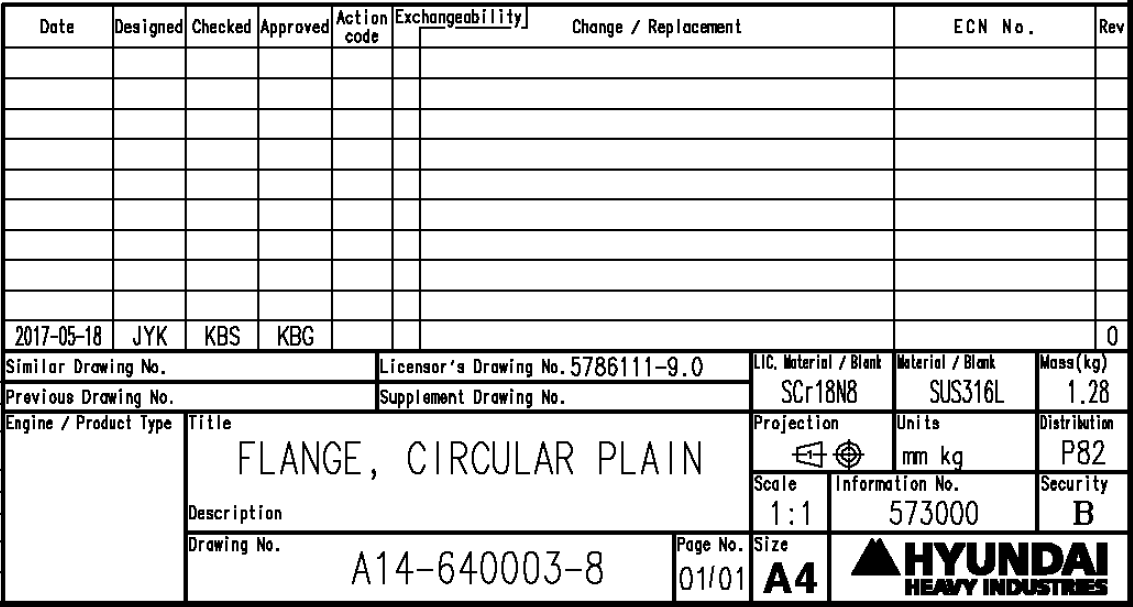
#> input picture input_doc/test_title_01.png, 1133 x 607 px, found by its file name
$ jupyter execute --allow-errors extract_title_block_hallusination.ipynb
#> lines starting #> are read from the running program, lines starting #| are printed output that depends on the picture
#| 모델 입력 크기: 1133x607 px
> 📘 **전체 방법·이슈 정리:** [`DRAWING_EXTRACTION_GUIDE.md`](./DRAWING_EXTRACTION_GUIDE.md)
> 표제란 5필드 추출(섹션 1~5), 단일 `cell` YOLO 매핑(섹션 6), 치수·공차·GD&T·반경 OBB 파이프라인(섹션 7)과
> 학습 셋업(`drawing_obb.yaml`, `train_obb.py`)·주의사항을 한 문서로 정리해 두었습니다.

# Drawing Title-Block Extraction with Qwen2.5-VL-7B — ⚠️ 베이스라인(환각 비교용)

Extracts five fields from an engineering-drawing title block into strict JSON:
**Title, Drawing No., LIC. Material, Material, Rev**.

> ⚠️ **이 노트북은 환각(hallucination) 비교용 베이스라인입니다.**
> 표제란 크롭/확대(ROI), Rev 전용 크롭, LIC. Material 빈칸 판별 등
> 환각을 줄이기 위한 전처리 장치를 **모두 제거**하고, **원본 이미지 전체**를
> 그대로 모델에 넣어 5개 필드를 한 번에 읽습니다. 따라서 좁은 Rev 열 누락,
> 빈 칸에 옆 값 복사 등 환각이 그대로 나타날 수 있습니다.
> (전처리 적용 버전은 `extract_title_block.ipynb` 참고)

- Reads each cell **verbatim** (text as printed on the drawing).
- Applies a case-only fix for known material codes (e.g. `SCR18N8` -> `SCr18N8`).
- The model is loaded **once** (section 3); re-run `extract()` for any number of images.

Run with the `kardi_env` kernel.

## 1. Imports & configuration

[cell 1]
import json
import os
import re

import torch
from PIL import Image
# Qwen2.5-VL 모델 클래스와 전처리기(프로세서)를 가져온다.
from transformers import AutoProcessor, Qwen2_5_VLForConditionalGeneration
# 이미지/비디오 입력을 모델이 받을 수 있는 형태로 변환해 주는 Qwen 전용 유틸.
from qwen_vl_utils import process_vision_info

# 프로젝트 경로 / 모델 ID / 기본 입력 이미지 경로 설정.
PROJECT_DIR = "/home/jhkim/projects/Title_Qwen_VL_25_7B"
MODEL_ID = "Qwen/Qwen2.5-VL-7B-Instruct"  # 사용할 비전-언어 모델

# 입력 도면 이미지는 input_doc/ 에서 읽고, 추출 결과 JSON 은 output/ 에 저장한다.
INPUT_DIR = os.path.join(PROJECT_DIR, "input_doc")   # 입력 도면 이미지 폴더
OUTPUT_DIR = os.path.join(PROJECT_DIR, "output")     # 추출 결과 JSON 폴더
os.makedirs(OUTPUT_DIR, exist_ok=True)               # 없으면 생성

DEFAULT_IMAGE = os.path.join(INPUT_DIR, "test_title_02.png")  # 기본 테스트 이미지(표제란)

# ※ 이 노트북은 '환각(hallucination) 비교용' 베이스라인 버전입니다.
#   표제란 크롭/확대(ROI), Rev 전용 크롭, LIC. Material 빈칸 판별 등
#   환각을 줄이기 위한 전처리 장치를 모두 제거하고, '원본 이미지 전체'를
#   그대로 모델에 넣어 5개 필드를 한 번에 읽게 합니다.

## 2. Prompt & helper functions

[cell 2]
# ── 모델에 보낼 지시문(프롬프트) ─────────────────────────────────────────────
# 도면 표제란(title block)에서 5개 필드를 추출해 "엄격한 JSON" 형식으로만
# 출력하도록 모델에게 지시한다. 핵심 규칙:
#   - 지정한 5개 키만 사용 (Title, Drawing No., LIC. Material, Material, Rev)
#   - 도면에 인쇄된 글자를 그대로(verbatim) 옮길 것 (★공백·괄호까지 보존)
#   - "Rev"는 맨 오른쪽 'Rev' 열에 세로로 쌓인 '모든' 값을 위→아래 배열로 (예: ["1","0"])
#     ※ 맨 아래(최신) 값 하나만 반환하지 말 것
#   - 별도의 "Security" 칸 값(예: "B")과 혼동 금지
#   - 찾지 못한 필드는 null / JSON 객체만 출력 (마크다운/설명 금지)
PROMPT = (
    "This image is the title block of a mechanical engineering drawing.\n"
    "Extract exactly the following five fields and return them as strict JSON:\n"
    '  "Title"         - the part/drawing title (the large text in the "Title" cell)\n'
    '  "Drawing No."   - the drawing number (the "Drawing No." cell)\n'
    '  "LIC. Material" - the value in the "LIC. Material / Blank" cell\n'
    '  "Material"      - the value in the "Material / Blank" cell '
    '(the one WITHOUT the "LIC." prefix)\n'
    '  "Rev"           - The far-right column titled "Rev" can contain MULTIPLE '
    'revision values stacked vertically (one per revision row). Return EVERY value '
    'present in that column as a JSON array of strings, ordered TOP to BOTTOM '
    '(e.g. if the column shows 1 above 0, return ["1","0"]). '
    'Read each revision row and include its Rev value -- do NOT return only the '
    'latest/bottom value, and do NOT collapse them into one. '
    'Each entry is a single digit/letter. If there is genuinely only one value, '
    'return a 1-element array (e.g. ["0"]). '
    'Do NOT use the separate "Security" cell value (e.g. "B") for this field.\n'
    "Rules:\n"
    "- Use these exact JSON keys: \"Title\", \"Drawing No.\", "
    "\"LIC. Material\", \"Material\", \"Rev\".\n"
    "- Copy the text VERBATIM as printed, preserving every space and punctuation "
    "mark EXACTLY. Keep the space before '(' and the spaces inside the text "
    '(e.g. "FLANGE (JIS 1K-1000A)" -- do NOT output "FLANGE(JIS1K-1000A)"). '
    "Never remove, add, or normalize spaces.\n"
    "- If a field cannot be found, set its value to null.\n"
    "- Output ONLY the JSON object. No markdown fences, no explanation."
)

# ── 알려진 재질 코드의 표준(정식) 철자 목록 ──────────────────────────────────
# 모델 OCR 결과가 아래 값과 "대소문자만 다르게" 일치하면 표준 철자로 교정한다.
# 이 보정은 오직 '대소문자'만 바꾸며, 글자 자체(문자 구성)는 절대 바꾸지 않는다.
# 목록에 없는 값은 그대로 통과시킨다. 새 코드는 여기에 추가하면 된다.
CANONICAL_MATERIALS = [
    "SCr18N8",
    "SUS316L",
    "SCrNi",
]


# [23 lines left out: functions fix_material_case, parse_json, not called in this run]

## 3. Load the model (run once)

First run downloads/loads ~16.5 GB across 5 shards (~1-2 min).

[cell 3]
print(f"Loading {MODEL_ID} ...")
# 모델 로드: torch_dtype="auto"는 가중치에 맞는 정밀도 자동 선택,
# device_map="auto"는 사용 가능한 GPU(들)에 자동으로 레이어를 배치한다.
#> (the rest of this cell did not finish here and is left out)

## 4. Extraction function

[cell 4]
def extract(image_path=DEFAULT_IMAGE, save=True):
    """도면(표제란) 이미지 1장에서 표제란 필드를 추출해 dict로 반환한다.

    ※ 환각 비교용 베이스라인: 크롭/확대/Rev·LIC 전용 읽기 없이
       '원본 이미지 전체'를 그대로 모델에 넣어 5개 필드를 한 번에 읽는다.
    """
    if not os.path.isfile(image_path):
        raise FileNotFoundError(image_path)

    # ── 0) 입력 이미지 준비 (크롭/확대 없이 원본 그대로) ─────────────────
    image = Image.open(image_path).convert("RGB")

    # ── 1) 대화 메시지 구성: 원본 이미지 + 텍스트 프롬프트 ───────────────
    messages = [
        {
            "role": "user",
            "content": [
                {"type": "image", "image": image},  # 원본 PIL 이미지 그대로 전달
                {"type": "text", "text": PROMPT},
            ],
        }
    ]

    # ── 2) 입력 전처리 ──────────────────────────────────────────────────
    text = processor.apply_chat_template(
        messages, tokenize=False, add_generation_prompt=True
    )
    image_inputs, video_inputs = process_vision_info(messages)
    inputs = processor(
        text=[text],
        images=image_inputs,
        videos=video_inputs,
        padding=True,
        return_tensors="pt",
    ).to(model.device)

    # ── 3) 추론(텍스트 생성) ────────────────────────────────────────────
    with torch.no_grad():  # 추론만 하므로 그래디언트 계산 비활성화(메모리 절약)
        generated = model.generate(**inputs, max_new_tokens=256, do_sample=False)

    trimmed = [out[len(inp):] for inp, out in zip(inputs.input_ids, generated)]
    raw = processor.batch_decode(
        trimmed, skip_special_tokens=True, clean_up_tokenization_spaces=False
    )[0].strip()

    # ── 4) 후처리: JSON 파싱 + 재질 코드 대소문자 교정 ─────────────────────
    result = parse_json(raw)

    for field in ("LIC. Material", "Material"):
        if field in result:
            fixed = fix_material_case(result[field])
            if fixed != result[field]:
                print(f'{field} case-fixed: "{result[field]}" -> "{fixed}"')
                result[field] = fixed

    # ── 5) 결과 저장(선택) ──────────────────────────────────────────────
    if save:
        stem = os.path.splitext(os.path.basename(image_path))[0]
        # ★ 전처리 버전(extract_title_block.ipynb)의 '{stem}_title_block.json' 과
        #   덮어쓰기 충돌을 막기 위해 베이스라인은 '_baseline' 접미사로 따로 저장.
        output_json = os.path.join(OUTPUT_DIR, f"{stem}_title_block_baseline.json")
        with open(output_json, "w", encoding="utf-8") as fh:
            fh.write(json.dumps(result, ensure_ascii=False, indent=2) + "\n")
        print(f"Saved -> {output_json}")

    return result

## 5. Run

[cell 5]
# 도면 1장씩: '모델 입력 이미지(원본) → 추출 JSON' 을 번갈아 출력한다.
#   (이미지1 → JSON1 → 이미지2 → JSON2 → 이미지3 → JSON3)
#   각 결과 JSON 은 output/ 에도 저장된다.
from IPython.display import display

# 처리할 표제란 이미지 3장 (input_doc/ 안의 파일명).
TITLE_IMAGES = [
    os.path.join(INPUT_DIR, "test_title_01.png"),
    os.path.join(INPUT_DIR, "test_title_02.png"),
    os.path.join(INPUT_DIR, "test_title_03.png"),
]

all_results = {}
#> (the rest of this cell did not finish here and is left out)

## 5b. 두 버전 결과 비교 (전처리 vs 베이스라인)

두 노트북을 각각 실행해 결과 JSON이 모두 생긴 뒤 아래 셀을 실행하면 필드별 차이를 표로 보여준다.

- **전처리 버전** (`extract_title_block.ipynb`): `output/{stem}_title_block.json`
- **베이스라인/환각** (이 노트북): `output/{stem}_title_block_baseline.json`

각 필드를 비교해 값이 다르면 `≠` 로 표시한다.

[cell 6]
# ── 전처리 버전 vs 베이스라인(환각) 결과 자동 비교 ───────────────────────────
#   전처리 : output/{stem}_title_block.json          (extract_title_block.ipynb 가 저장)
#   베이스라인: output/{stem}_title_block_baseline.json  (이 노트북이 저장)
#   두 파일이 모두 있어야 비교됨(없으면 '(파일 없음)' 으로 표시).
FIELDS = ["Title", "Drawing No.", "LIC. Material", "Material", "Rev"]


def _load_json(path):
    """JSON 파일을 읽어 dict 반환. 없으면 None."""
    if not os.path.isfile(path):
        return None
    with open(path, encoding="utf-8") as fh:
        return json.load(fh)


# [7 lines left out: function _fmt, not called in this run]


def compare_results(image_paths=None):
    """이미지별로 전처리 vs 베이스라인 JSON을 필드 단위로 비교 출력한다."""
    if image_paths is None:
        image_paths = TITLE_IMAGES

    n_diff_total = 0
    for image_path in image_paths:
        stem = os.path.splitext(os.path.basename(image_path))[0]
        pre = _load_json(os.path.join(OUTPUT_DIR, f"{stem}_title_block.json"))
        base = _load_json(os.path.join(OUTPUT_DIR, f"{stem}_title_block_baseline.json"))

        print(f"\n===== {stem} =====")
        if pre is None or base is None:
            miss = []
            if pre is None:
                miss.append("전처리(_title_block.json)")
            if base is None:
                miss.append("베이스라인(_title_block_baseline.json)")
            print(f"  ⚠️ 비교 불가 — 파일 없음: {', '.join(miss)}")
            continue

        # 표 헤더 (열 너비 고정)
        print(f"  {'Field':<14} | {'전처리':<28} | {'베이스라인(환각)':<28} | 일치")
        print(f"  {'-'*14}-+-{'-'*28}-+-{'-'*28}-+-----")
        for f in FIELDS:
            pv, bv = _fmt(pre.get(f)), _fmt(base.get(f))
            same = pre.get(f) == base.get(f)
            mark = "✓" if same else "≠"
            if not same:
                n_diff_total += 1
            print(f"  {f:<14} | {pv:<28} | {bv:<28} | {mark}")

    print(f"\n총 불일치 필드 수: {n_diff_total}")


compare_results()

## 6. (선택) 2단계 파이프라인: YOLO(단일 `cell` 클래스) → 규칙 매핑 → Qwen 읽기

표제란 **양식이 여러 종이거나 스캔/회전 왜곡**이 있어 칸 위치가 매번 달라질 때 유용한 방식.

- **YOLO**: 생김새로 "글자 칸(cell)"의 **위치 박스**만 검출 (필드명은 맞히지 않음 → 클래스 혼동 없음).
- **규칙 매핑(코드)**: 박스들을 행/열로 정렬하고, **위치 + 인쇄된 항목명(앵커)** 으로 어느 필드인지 결정.
- **Qwen**: 각 칸을 **크롭·확대**해서 "이 작은 칸의 글자만 읽어" → 할루시네이션 최소화.

> 양식이 1~2종으로 고정적이라면 YOLO 없이 **고정 ROI 크롭**이 더 간단하고 정확합니다.
> 아래 코드는 **스캐폴드**이며, `map_fields`의 규칙은 실제 도면 양식에 맞춰 조정해야 합니다 (TODO 표시).

[cell 7]
# ── 6-1. YOLO 검출 (단일 "cell" 클래스) ──────────────────────────────────────
from ultralytics import YOLO  # 설치: pip install ultralytics

# 단일 클래스("cell")로 학습한 YOLO 가중치 경로. 학습 후 생성된 best.pt를 지정.
#   예) yolo detect train data=cell.yaml model=yol11n.pt imgsz=1280 epochs=100
#   cell.yaml 에는 names: ["cell"] 단일 클래스만 정의.
YOLO_WEIGHTS = os.path.join(PROJECT_DIR, "yolo_cell", "weights", "best.pt")

# 가중치가 아직 없으면 None (구조만 확인하고 detect_cells 호출 시 안내 에러).
yolo_model = YOLO(YOLO_WEIGHTS) if os.path.isfile(YOLO_WEIGHTS) else None


def detect_cells(image_path, conf=0.25):
    """YOLO로 표제란의 글자 칸(cell) 박스들을 검출한다.

    반환: [(x1, y1, x2, y2, conf), ...]  좌표는 픽셀 단위.
    YOLO는 '필드명'이 아니라 '칸 위치'만 찾는다 → 필드 매핑은 다음 셀의 규칙이 담당.
    """
    if yolo_model is None:
        raise RuntimeError(
            f"YOLO 가중치가 없습니다: {YOLO_WEIGHTS}\n"
            "단일 'cell' 클래스로 학습한 best.pt 경로를 지정하세요."
        )
    res = yolo_model.predict(image_path, conf=conf, verbose=False)[0]
    boxes = []
    for b in res.boxes:
        x1, y1, x2, y2 = b.xyxy[0].tolist()
        boxes.append((x1, y1, x2, y2, float(b.conf[0])))
    return boxes

[cell 8]
# ── 6-2. 기하 헬퍼 + 행/열 정렬 + 필드 매핑 규칙 ─────────────────────────────

# [29 lines left out: functions _center, group_into_rows, not called in this run]


def _norm(text):
    """앵커(항목명) 비교용: 공백 제거 + 소문자화."""
    return re.sub(r"\s+", "", text or "").casefold()


# [77 lines left out: functions _right_neighbor, _below_neighbor, map_fields, not called in this run]

[cell 9]
# ── 6-3. 칸 크롭·확대 → Qwen으로 한 칸 읽기 → 전체 오케스트레이션 ──────────────
from PIL import Image

UPSCALE = 3  # 작은 글씨(Rev, 재질 코드 등) OCR 정확도를 위해 크롭을 확대.

# 단일 칸 읽기 전용 프롬프트: '추론'이 아니라 '그대로 받아쓰기'만 시킴 → 환각 최소화.
CELL_READ_PROMPT = (
    "Transcribe the text printed inside this image verbatim. "
    "Output ONLY the raw text, no quotes, no explanation. "
    "If it is empty, output nothing."
)


# [37 lines left out: functions crop_cell, read_cell, not called in this run]


def extract_with_yolo(image_path=DEFAULT_IMAGE, save=True):
    """YOLO 검출 → 칸별 Qwen 읽기 → 규칙 매핑으로 5개 필드를 추출한다."""
#> called with save = True
    pil_img = Image.open(image_path).convert("RGB")
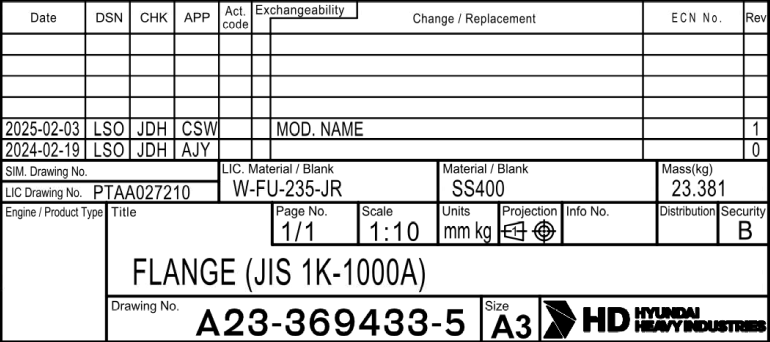
#> input picture input_doc/test_title_02.png, 1539 x 684 px, found by its file name (shown at 1/2 size)

    boxes = detect_cells(image_path)                       # 1) 칸 위치 검출
    cells = [(b, read_cell(crop_cell(pil_img, b))) for b in boxes]  # 2) 칸별 읽기
    result = map_fields(cells)                             # 3) 위치/앵커 규칙 매핑

    # 4) 재질 코드 대소문자 보정 (기존 헬퍼 재사용).
    for field in ("LIC. Material", "Material"):
        if result.get(field):
            result[field] = fix_material_case(result[field])

    if save:
        stem = os.path.splitext(os.path.basename(image_path))[0]
        output_json = os.path.join(OUTPUT_DIR, f"{stem}_title_block_yolo.json")
        with open(output_json, "w", encoding="utf-8") as fh:
            fh.write(json.dumps(result, ensure_ascii=False, indent=2) + "\n")
        print(f"Saved -> {output_json}")

    return result

#> (a cell that did not finish here is left out)

## 7. (선택) 도면 주석 추출: YOLO **OBB** → 회전보정 크롭 → Qwen 구조화 파싱

치수 · 공차 · GD&T · 반경을 뽑는 파이프라인. (참고 이미지 `doc_sample_paper.jpg`의 분류 체계와 동일)
표제란과 **방법론은 같지만**(검출→크롭→VLM 읽기) 세 가지가 다름:

1. **OBB(회전 박스)** — 치수/반경/GD&T는 기울어져 인쇄되는 경우가 많아(예: `R42`) 수평 박스(AABB)로 자르면 글자가 섞임 → 회전 박스로 검출 후 **수평으로 펴서(deskew)** 크롭.
2. **3종 클래스** (도면 범례와 동일) — `measure`(치수값+공차) / `gdt`(기하공차 프레임) / `radii`(반경 R 치수).
3. **클래스별 구조화 출력** — Qwen이 크롭마다 strict JSON 반환:
   - measure → `{nominal, upper, lower, raw}`  (예: `Ø36 H8`, `18 ±0,1`, `20 +0,3/0`)
   - gdt → `{characteristic, symbol, tolerance, modifier, datums[], raw}` (프레임 구성요소 분해)
   - radii → `{nominal, upper, lower, raw}`  (예: `R3`, `R42`)

> 스캐폴드입니다. OBB 가중치(`best.pt`), 클래스 순서(`CLASS_NAMES`), `deskew_crop`의 회전 부호는 실제 데이터로 검증/조정하세요 (TODO 표시).

[cell 11]
# ── 7-1. YOLO OBB 검출 (3종 클래스: measure / gdt / radii) ────────────────────
import cv2
import numpy as np
from ultralytics import YOLO  # OBB 지원: YOLOv8/YOLO11 obb 모델

# 3종 클래스로 학습한 OBB 가중치. 학습 명령 예:
#   yolo obb train data=drawing_obb.yaml model=yolo11n-obb.pt imgsz=1280 epochs=100
# 도면 범례(Measure / GD&T / Radii)와 동일한 분류.
# drawing_obb.yaml 의 names 순서와 아래 CLASS_NAMES 인덱스를 반드시 일치시킬 것!
OBB_WEIGHTS = os.path.join(PROJECT_DIR, "yolo_obb_drawing", "weights", "best.pt")
CLASS_NAMES = {0: "measure", 1: "gdt", 2: "radii"}  # TODO: data.yaml names 순서와 동일하게

obb_model = YOLO(OBB_WEIGHTS) if os.path.isfile(OBB_WEIGHTS) else None


def detect_obb(image_path, conf=0.25):
    """OBB(회전 박스) 검출.

    반환: [{"cls", "name", "conf", "poly"(4코너 [[x,y]x4]), "xywhr"(cx,cy,w,h,라디안)}]
    """
    if obb_model is None:
        raise RuntimeError(
            f"OBB 가중치가 없습니다: {OBB_WEIGHTS}\n"
            "3종 클래스(measure/gdt/radii) OBB로 학습한 best.pt 경로를 지정하세요."
        )
    res = obb_model.predict(image_path, conf=conf, verbose=False)[0]
    dets = []
    if res.obb is None:          # OBB 모델이 아니면 None
        return dets
    for o in res.obb:
        cls = int(o.cls[0])
        dets.append({
            "cls": cls,
            "name": CLASS_NAMES.get(cls, str(cls)),
            "conf": float(o.conf[0]),
            "poly": o.xyxyxyxy[0].tolist(),   # 4개 코너 좌표(픽셀)
            "xywhr": o.xywhr[0].tolist(),      # 중심x, 중심y, 너비, 높이, 회전각(rad)
        })
    return dets

[cell 12]
# ── 7-2. 회전 보정(deskew) 크롭 ──────────────────────────────────────────────
# [35 lines left out: function deskew_crop, not called in this run]

[cell 13]
# ── 7-3. 클래스별 프롬프트 + Qwen 구조화 읽기 ────────────────────────────────

# measure(치수) / radii(반경) 공통: 공칭치수 / 위·아래 공차 / 원문 으로 분해.
# 참고: 이 도면은 소수점에 쉼표(예: "±0,1", "+0,3")를 쓰므로 raw 는 그대로 보존.
MEASURE_PROMPT = (
    "This is a cropped dimension callout from a mechanical engineering drawing.\n"
    "Return strict JSON with keys: \"nominal\", \"upper\", \"lower\", \"raw\".\n"
    '- "nominal": nominal size incl. any symbol (e.g. "Ø36", "78", "R3", "M8x1.25"). '
    'Keep a fit class with it (e.g. "Ø36 H8").\n'
    '- "upper"/"lower": tolerance limits if shown (e.g. "+0,3", "-0,05", "0"); else null. '
    'For symmetric "±0,1" use upper="+0,1", lower="-0,1". '
    'The decimal separator may be a comma — copy it as printed.\n'
    '- "raw": the full text exactly as printed.\n'
    "Output ONLY the JSON object."
)

# GD&T: 피처컨트롤프레임을 구성요소로 분해.
GDT_PROMPT = (
    "This is a cropped GD&T feature control frame from a mechanical drawing.\n"
    "Return strict JSON with keys: "
    '"characteristic", "symbol", "tolerance", "modifier", "datums", "raw".\n'
    '- "characteristic": control name (e.g. "position", "flatness", '
    '"perpendicularity", "concentricity").\n'
    '- "symbol": the GD&T symbol char if recognizable (e.g. "⌖","⏥","⟂","○"), else null.\n'
    '- "tolerance": tolerance value incl. diameter sign if any (e.g. "Ø0.4", "0.08").\n'
    '- "modifier": material condition on the tolerance if present '
    '("M"=MMC, "L"=LMC), else null.\n'
    '- "datums": ordered list of datum refs incl. their modifier if any '
    '(e.g. ["A","B(M)","C"]); [] if none.\n'
    '- "raw": full text as printed.\n'
    "Output ONLY the JSON object."
)


# [32 lines left out: functions _run_vlm, _read_json, not called in this run]


def read_measure(pil_img):
    """measure / radii 공통 치수 읽기 (반경도 nominal에 'R..' 형태로 들어감)."""
    return _read_json(pil_img, MEASURE_PROMPT)


def read_gdt(pil_img):
    return _read_json(pil_img, GDT_PROMPT)

[cell 14]
# ── 7-4. 전체 오케스트레이션: 검출 → 클래스별 회전보정 크롭 → 구조화 읽기 ──────
def extract_drawing_annotations(image_path=DEFAULT_IMAGE, save=True, conf=0.25):
    """도면에서 치수(measure)·반경(radii)·GD&T를 추출해 클래스별로 정리한 dict 반환."""
#> called with save = True, conf = 0.25
    if not os.path.isfile(image_path):
        raise FileNotFoundError(image_path)

    image_bgr = cv2.imread(image_path)        # OpenCV는 BGR 순서로 로드
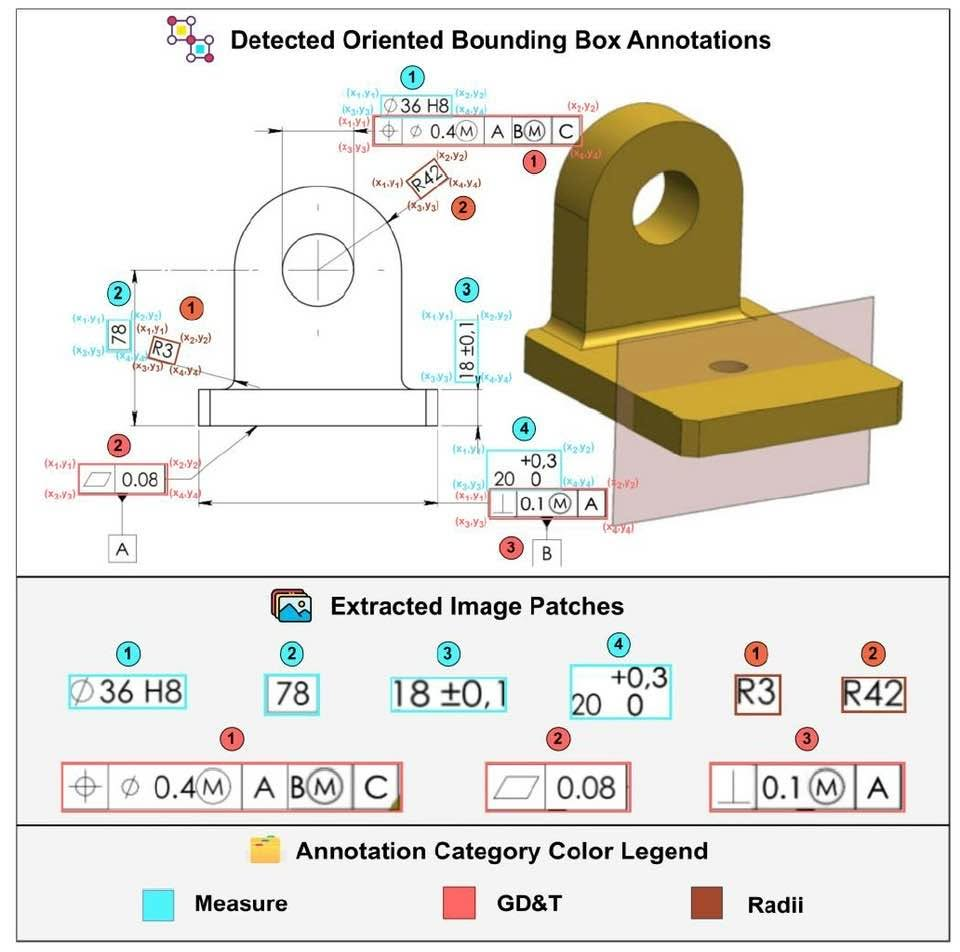
#> input picture resource/doc_sample_paper_01.jpg, 960 x 952 px, found by its file name
#> image_bgr is the input picture: shape (952, 960, 3); mean B, G, R 220.2, 226.9, 229.5
    dets = detect_obb(image_path, conf=conf)  # 1) OBB 검출
#> (the rest of the program and of its run is left out)
